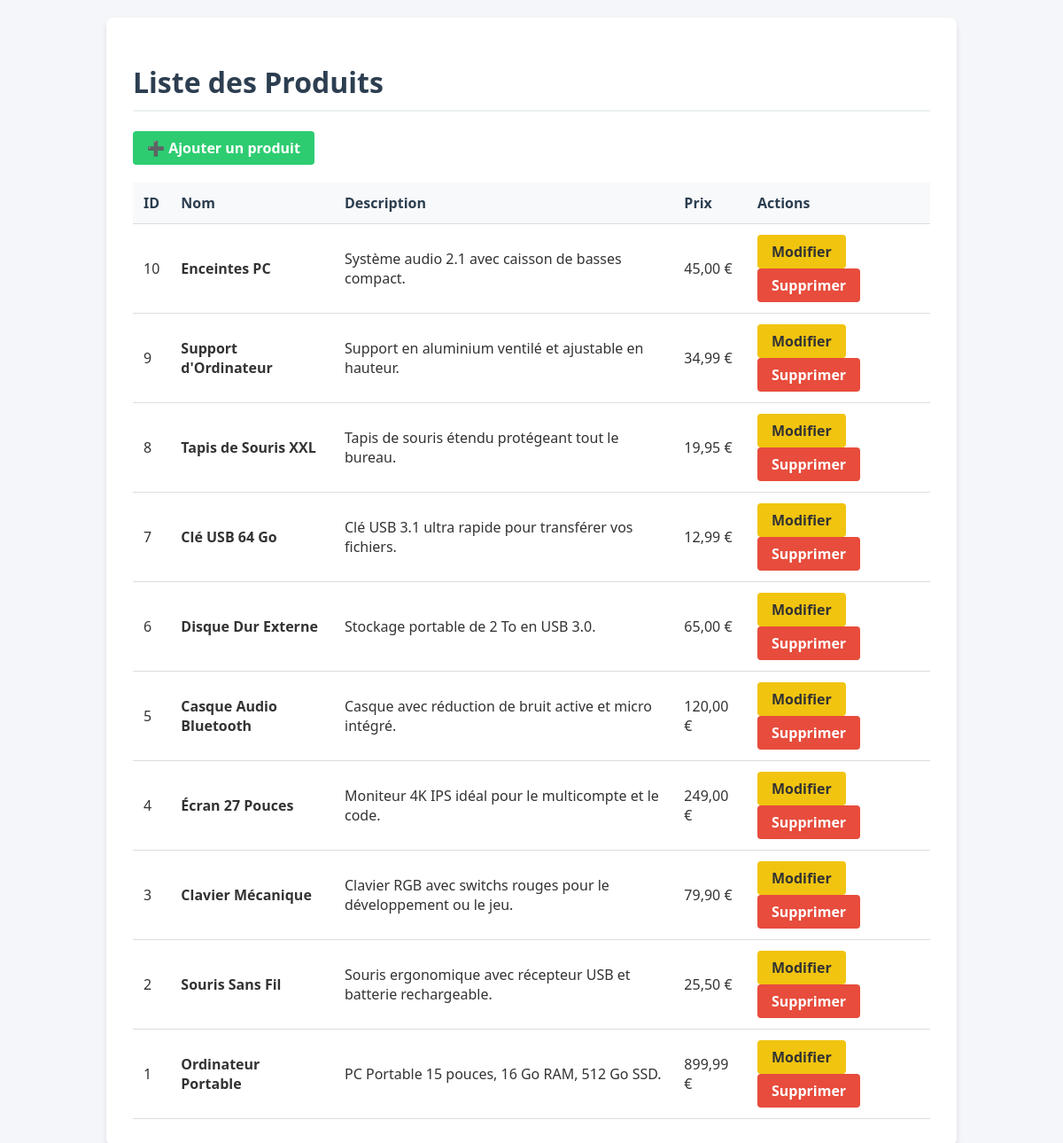
The page / on the database its author committed.
### tables this page shows
CREATE TABLE IF NOT EXISTS produits (
    id INT AUTO_INCREMENT PRIMARY KEY,
    nom VARCHAR(100) NOT NULL,
    description TEXT,
    prix DECIMAL(10, 2) NOT NULL,
    cree_le TIMESTAMP DEFAULT CURRENT_TIMESTAMP
);

### index.php (the view, shortened to what this page needs)
<?php
require_once 'db.php';
$stmt = $pdo->query("SELECT * FROM produits ORDER BY id DESC");
$produits = $stmt->fetchAll(PDO::FETCH_ASSOC);
?>
<!DOCTYPE html>
<html lang="fr">
<head>
    <link rel="stylesheet" href="style.css">
</head>
<body>
    <div class="container">
        <h1>Liste des Produits</h1>
        <a href="ajouter.php" class="btn btn-success">➕ Ajouter un produit</a>
        <table>
            <thead>
                <tr>
                    <th>ID</th>
                    <th>Nom</th>
                    <th>Description</th>
                    <th>Prix</th>
                    <th>Actions</th>
                </tr>
            </thead>
            <tbody>
                <?php if (empty($produits)): ?>
                    <tr>
                        <td colspan="5" style="text-align: center;">Aucun produit trouvé.</td>
                    </tr>
                <?php else: ?>
                    <?php foreach ($produits as $p): ?>
                        <tr>
                            <td><?= htmlspecialchars($p['id']) ?></td>
                            <td><strong><?= htmlspecialchars($p['nom']) ?></strong></td>
                            <td><?= htmlspecialchars($p['description']) ?></td>
                            <td><?= number_format($p['prix'], 2, ',', ' ') ?> €</td>
                            <td>
                                <a href="modifier.php?id=<?= $p['id'] ?>" class="btn btn-warning">Modifier</a>
                                <a href="supprimer.php?id=<?= $p['id'] ?>" class="btn btn-danger" onclick="return confirm('Supprimer ce produit ?')">Supprimer</a>
                            </td>
                        </tr>
                    <?php endforeach; ?>
                <?php endif; ?>
            </tbody>
        </table>
    </div>
</body>
</html>

### style.css (style rules this page uses)
body { font-family: "Segoe UI", Arial, sans-serif; background-color: #f4f6f9; color: #333; margin: 0; padding: 20px; }
.container { max-width: 900px; margin: 0 auto; background: #fff; padding: 30px; border-radius: 8px; box-shadow: 0 4px 6px rgba(0, 0, 0, 0.1); }
h1 { color: #2c3e50; border-bottom: 2px solid #ecf0f1; padding-bottom: 10px; }
table { width: 100%; border-collapse: collapse; margin-top: 20px; }
th, td { padding: 12px; text-align: left; border-bottom: 1px solid #ddd; }
th { background-color: #f8f9fa; color: #2c3e50; }
.btn { display: inline-block; padding: 8px 16px; text-decoration: none; border-radius: 4px; font-weight: bold; color: #fff; background-color: #7f8c8d; border: none; cursor: pointer; }
.btn-success { background-color: #2ecc71; }
.btn-warning { background-color: #f1c40f; color: #333; }
.btn-danger { background-color: #e74c3c; }

### rows shown on the page
produits: id "10", nom "Enceintes PC", description "Système audio 2.1 avec caisson de basses compact.", prix "45,00"
produits: id "9", nom "Support d'Ordinateur", description "Support en aluminium ventilé et ajustable en hauteur.", prix "34,99"
produits: id "8", nom "Tapis de Souris XXL", description "Tapis de souris étendu protégeant tout le bureau.", prix "19,95"
produits: id "7", nom "Clé USB 64 Go", description "Clé USB 3.1 ultra rapide pour transférer vos fichiers.", prix "12,99"
produits: id "6", nom "Disque Dur Externe", description "Stockage portable de 2 To en USB 3.0.", prix "65,00"
produits: id "5", nom "Casque Audio Bluetooth", description "Casque avec réduction de bruit active et micro intégré.", prix "120,00"
produits: id "4", nom "Écran 27 Pouces", description "Moniteur 4K IPS idéal pour le multicompte et le code.", prix "249,00"
produits: id "3", nom "Clavier Mécanique", description "Clavier RGB avec switchs rouges pour le développement ou le jeu.", prix "79,90"
produits: id "2", nom "Souris Sans Fil", description "Souris ergonomique avec récepteur USB et batterie rechargeable.", prix "25,50"
produits: id "1", nom "Ordinateur Portable", description "PC Portable 15 pouces, 16 Go RAM, 512 Go SSD.", prix "899,99"
